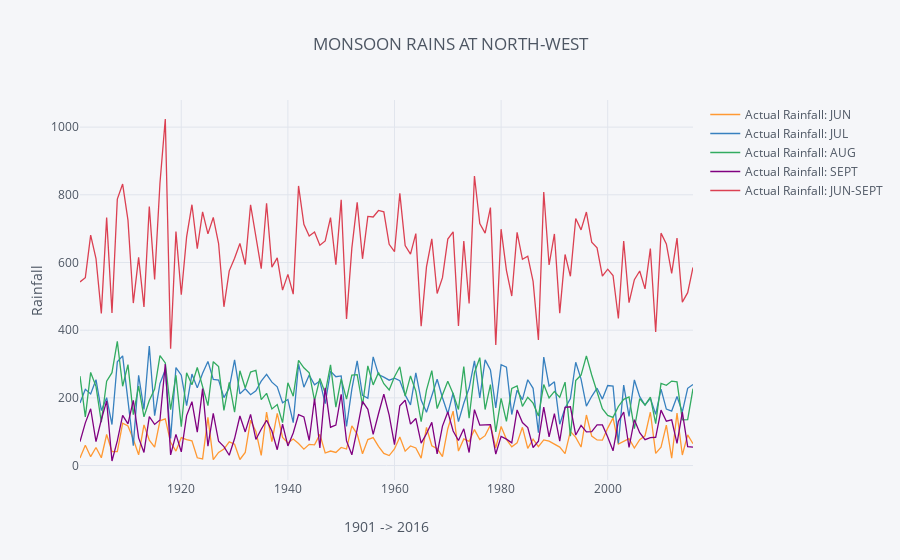

The notebook cell this image was saved under:
### Code cell
nw = nw.set_index('YEAR')
nw[nw.columns[:5]].iplot(title='MONSOON RAINS AT NORTH-WEST',
    xTitle='1901 -> 2016', yTitle='Rainfall')
